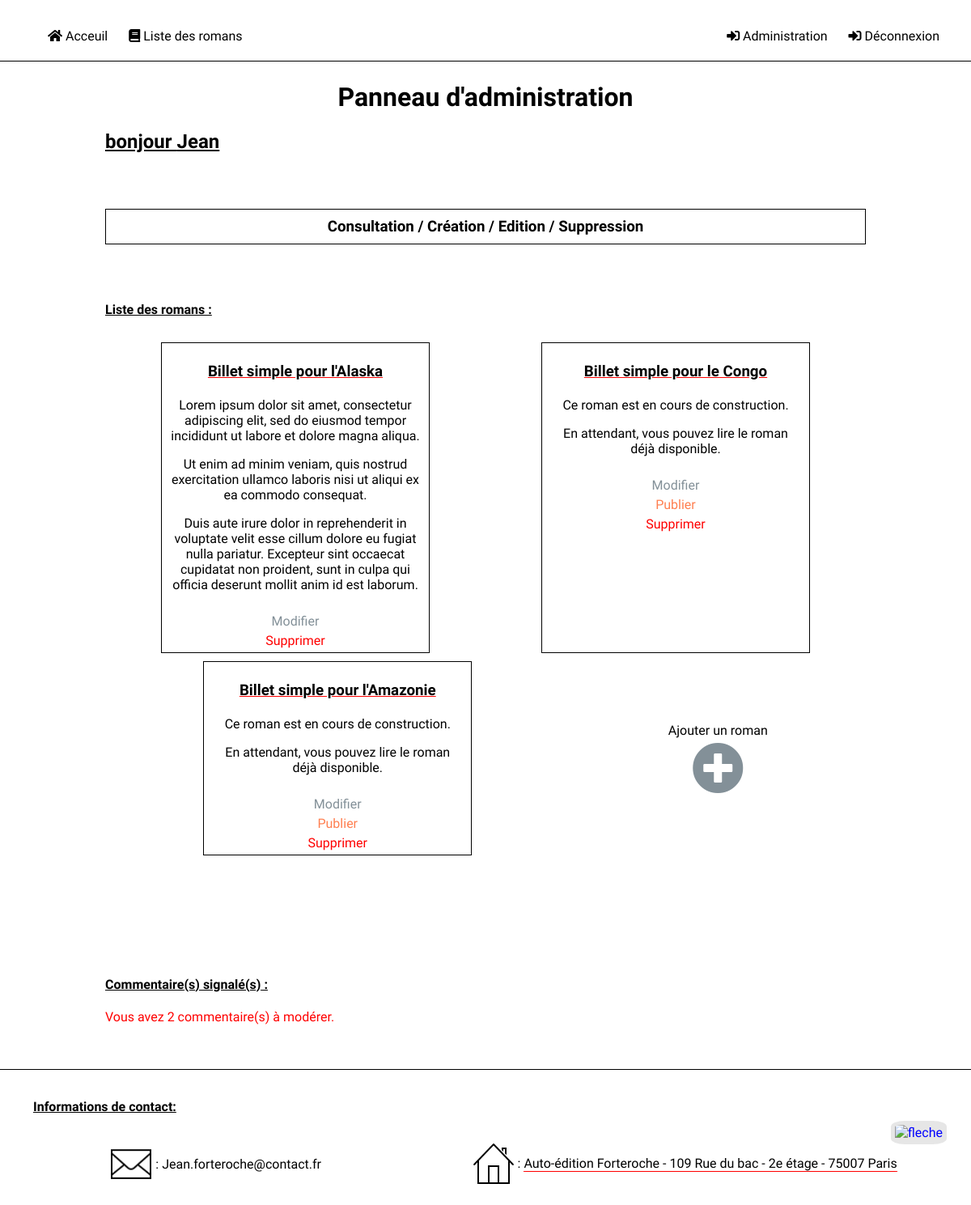
/administration.html (signed in), run on the app's committed database.
### tables this page shows
CREATE TABLE IF NOT EXISTS `books` (
  `id` int(11) NOT NULL AUTO_INCREMENT,
  `title` varchar(255) NOT NULL,
  `summary` text NOT NULL,
  `publish` int(11) NOT NULL,
  PRIMARY KEY (`id`)
);

### model/BookManager.php (called while the page is built, shortened)
<?php
class BookManager extends Manager
{
    public function getBooks()
    {
        $db = $this->dbConnect();
        $books = $db->query('
        SELECT id, title, summary, publish
        FROM books');
        return $books;
    }
}

### view/frontend/adminPage.php (the view, shortened to what this page needs)
<div id="content">
    <div>
        <h1>Panneau d'administration</h1>
    </div>
    <div id="messageAccueil">
        <h2> bonjour <?= $_SESSION['name'] ?></h2>
    </div>
    <div id="infosAdmin">
        <div class='section'>
            <?php
            if ($_SESSION['permission'] == 1) {
            ?>
            <h3>Consultation / Création / Edition / Suppression</h3>
            <?php
            } else {
            ?>
            <h3>Consultation / Modération</h3>
            <?php
            }
            ?>
        </div>
        <h4>Liste des romans :</h4>
        <div id="listeRomansAdmin">
            <?php
            while ($data = $books->fetch()) {
                $title = $data['title'];
                $titleEdit = str_replace(' ','',ucwords($title));
            ?>
            <div class="projet" id="<?= $data['id']?>">
                <?php
                if ($_SESSION['permission'] == 1 || $data['publish'] == 1) {
                ?>
                <h3 class="animated pulse" >
                    <a href="roman-<?= $data['id'] ?>-<?= $titleEdit?>.html">
                        <?= htmlspecialchars($data['title']) ?>
                    </a>
                </h3>
                <?php
                } else {
                ?>
                <h3>
                    <p><?= htmlspecialchars($data['title']) ?></p>
                </h3>
                <?php
                }
                ?>
                <div>
                    <?= $data['summary'] ?>
                </div>
                <?php
                if ($_SESSION['permission'] == 1) {
                ?>
                <div class="linkPosition">
                    <a class="modify animated pulse" href="editer-roman-<?= $data['id'] ?>-<?= $titleEdit ?>.html">Modifier</a>
                    <?php
                    if ($data['publish'] == 0) {
                    ?>
                    <a class="publish animated pulse" href="index.php?action=publish&amp;bookId=<?= $data['id'] ?>" onclick="return confirm('Etes-vous sûr de vouloir publier ce roman ?');">Publier</a>
                    <?php
                    }
                    ?>
                    <a class="delete animated pulse" href="index.php?action=delete&amp;bookId=<?= $data['id'] ?>" onclick="return confirm('Etes-vous sûr de vouloir supprimer ce roman ?');">Supprimer</a>
                </div>
                <?php
                }
                ?>
            </div>
            <?php
            }
            if ($_SESSION['permission'] == 1) {
            ?>
            <div id='boutonAjout'>
                <a href="ajouter-roman.html">Ajouter un roman<i id='ajoutRomanBouton' class="fas fa-plus-circle fa-4x"></i></a>
            </div>
            <?php
            }
            ?>
        </div>
        <div id="reportedComments">
            <h4>Commentaire(s) signalé(s) :</h4>
            <?php
            $reportCount = 0;
            while($reportedComment = $reportedComments->fetch()) {
                if ($reportedComment['report'] >= 1) {
                    $reportCount = $reportCount + 1;
                }
            }
            if ($reportCount > 0) {
            ?>
            <a href="administration-commentaires.html">Vous avez <?= $reportCount?> commentaire(s) à modérer.</a>
            <?php
            } else {
            ?>
            <p>Vous n'avez aucun commentaire à modérer.</p>
            <?php
            }
            ?>
        </div>
    </div>
</div>
<?php
require('template.php');
?>

### public/css/style.css (style rules this page uses)
body, html { height: 100%; margin: 0; padding: 0; background-color: white; font-family: 'Cardo', serif; }
h1 { text-align: center; }
h2 { text-decoration: underline; }
h3 { color: black; margin-bottom: 0; padding: 5px; }
h4 { text-decoration: underline; }
h3 a { color: black; text-decoration: underline; text-decoration-color: red; }
a { text-decoration: none; color: blue; }
a i { padding-top: 5px; }
#content { position: relative; margin-top: 75px; margin-left: 10%; margin-right: 10%; padding-top: 5px; padding-bottom: 30px; padding-left: 10px; padding-right: 10px; z-index: 1; min-height: 100%; }
.projet { text-align: center; max-width: 310px; padding-left: 10px; padding-right: 10px; margin-top: 10px; display: flex; flex-direction: column; align-items: center; border: solid 1px; }
#infosAdmin { margin-bottom: 25px; }
.section { text-align: center; display: flex; flex-direction: column; margin-top: 50px; }
.section h3 { color: black; border: solid black 1px; padding: 10px; margin-bottom: 50px; }
#listeRomansAdmin { display: flex; flex-wrap: wrap; justify-content: space-around; }
.linkPosition { display: flex; flex-direction: column; text-align: center; margin-top: 10px; }
.linkPosition a { padding-bottom: 5px; }
.delete { color: red; }
.modify { color: rgb(131, 144, 152) !important; }
.publish { color : coral; }
#boutonAjout { display: flex; margin-top: 10px; }
#boutonAjout a { display: flex; margin: auto; flex-direction: column; color: black; }
#ajoutRomanBouton { display: flex; justify-content: center; color: rgb(131, 144, 152); }
#reportedComments a, .confirmDelete { color: red; }
#reportedComments { margin-top: 150px; }

### data on the page
books: title "Billet simple pour l'Alaska", summary "Lorem ipsum dolor sit amet, consectetur adipiscing elit, sed do eiusmod tempor incididunt ut labore et dolore magna aliqua. Ut enim ad minim veniam, quis nostrud exercitation ullamco laboris nisi ut aliqui ex ea commodo consequat. Duis aute irure dolor in reprehenderit in voluptate velit esse cillum dolore eu fugiat nulla pariatur. Excepteur sint occaecat cupidatat non proident, sunt in culpa qui officia deserunt mollit anim id est laborum."
books: title "Billet simple pour le Congo", summary "Ce roman est en cours de construction. En attendant, vous pouvez lire le roman déjà disponible."
books: title "Billet simple pour l'Amazonie", summary "Ce roman est en cours de construction. En attendant, vous pouvez lire le roman déjà disponible."

### other printed values
$_SESSION['name'] "Jean"
$reportCount "2"
